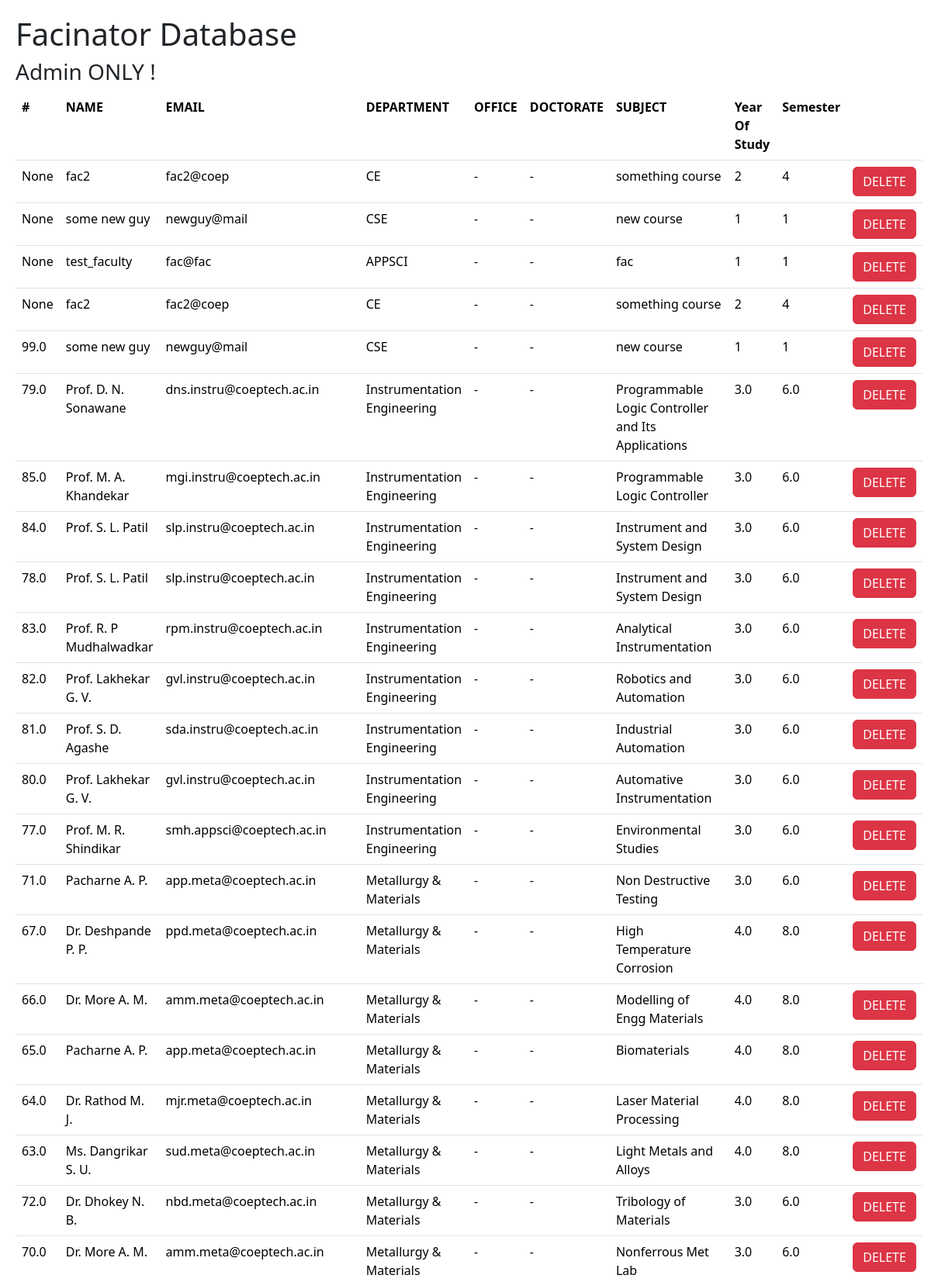
The page /admin (upper part) on the database its author committed.
### tables this page shows
CREATE TABLE `Facinator_MasterDB_Sheet1` (`id`, `faculty_name`, `faculty_email`, `department_name`, `department_id`, `subject_id`, `subject_name`, `year_of_study`, `semester`);

### app.py (the view)
@app.route("/admin")
def alldata():
    con = sqlite3.connect("facinator.db")
    cur = con.cursor()
    cur.execute("SELECT * FROM Facinator_MasterDB_Sheet1")
    data = cur.fetchall();
    con.close()
    return render_template("alldata.html", data =  list(reversed(data)))

### templates/alldata.html (shortened to what this page needs)
<!DOCTYPE html>
<html lang="en">
<head>
    <link href="https://cdn.jsdelivr.net/npm/bootstrap@5.3.3/dist/css/bootstrap.min.css" rel="stylesheet">
</head>
<body>
    <h1>Facinator Database</h1>
    <h3>Admin ONLY !</h3>
    <table class="table">
        <th>#</th>
        <th>NAME</th>
        <th>EMAIL</th>
        <th>DEPARTMENT</th>
        <th>OFFICE</th>
        <th>DOCTORATE</th>
        <th>SUBJECT</th>
        <th>Year Of Study</th>
        <th>Semester</th>
        <th></th>
        {% for i in data %}
        <tr>
            <td>{{ i[0] }}</td>
            <td>{{ i[1] }}</td>
            <td>{{ i[2] }}</td>
            <td>{{ i[3] }}</td>
            <td>-</td>
            <td>-</td>
            <td>{{ i[6] }}</td>
            <td>{{ i[7] }}</td>
            <td>{{ i[8] }}</td>
            <td><form action="{{ url_for('admin_delete') }}"><input type="text" value="{{ i[0] }}" hidden name="admin_delete"><input type="submit" class="btn btn-danger" value="DELETE"></form></td>
        </tr>
        {% endfor %}
    </table>
</body>
</html>

### templates/alldata.html (style rules this page uses)
body { padding: 20px; }

### rows shown on the page
Facinator_MasterDB_Sheet1: i "None", faculty_name "fac2", faculty_email "fac2@coep", department_name "CE", subject_name "something course", year_of_study "2", semester "4"
Facinator_MasterDB_Sheet1: i "None", faculty_name "some new guy", faculty_email "newguy@mail", department_name "CSE", subject_name "new course", year_of_study "1", semester "1"
Facinator_MasterDB_Sheet1: i "None", faculty_name "test_faculty", faculty_email "fac@fac", department_name "APPSCI", subject_name "fac", year_of_study "1", semester "1"
Facinator_MasterDB_Sheet1: i "None", faculty_name "fac2", faculty_email "fac2@coep", department_name "CE", subject_name "something course", year_of_study "2", semester "4"
Facinator_MasterDB_Sheet1: id "99.0", faculty_name "some new guy", faculty_email "newguy@mail", department_name "CSE", subject_name "new course", year_of_study "1", semester "1"
Facinator_MasterDB_Sheet1: id "79.0", faculty_name "Prof. D. N. Sonawane", faculty_email "dns.instru@coeptech.ac.in", department_name "Instrumentation Engineering", subject_name "Programmable Logic Controller and Its Applications", year_of_study "3.0", semester "6.0"
Facinator_MasterDB_Sheet1: id "85.0", faculty_name "Prof. M. A. Khandekar", faculty_email "mgi.instru@coeptech.ac.in", department_name "Instrumentation Engineering", subject_name "Programmable Logic Controller", year_of_study "3.0", semester "6.0"
Facinator_MasterDB_Sheet1: id "84.0", faculty_name "Prof. S. L. Patil", faculty_email "slp.instru@coeptech.ac.in", department_name "Instrumentation Engineering", subject_name "Instrument and System Design", year_of_study "3.0", semester "6.0"
Facinator_MasterDB_Sheet1: id "78.0", faculty_name "Prof. S. L. Patil", faculty_email "slp.instru@coeptech.ac.in", department_name "Instrumentation Engineering", subject_name "Instrument and System Design", year_of_study "3.0", semester "6.0"
Facinator_MasterDB_Sheet1: id "83.0", faculty_name "Prof. R. P Mudhalwadkar", faculty_email "rpm.instru@coeptech.ac.in", department_name "Instrumentation Engineering", subject_name "Analytical Instrumentation", year_of_study "3.0", semester "6.0"
Facinator_MasterDB_Sheet1: id "82.0", faculty_name "Prof. Lakhekar G. V.", faculty_email "gvl.instru@coeptech.ac.in", department_name "Instrumentation Engineering", subject_name "Robotics and Automation", year_of_study "3.0", semester "6.0"
Facinator_MasterDB_Sheet1: id "81.0", faculty_name "Prof. S. D. Agashe", faculty_email "sda.instru@coeptech.ac.in", department_name "Instrumentation Engineering", subject_name "Industrial Automation", year_of_study "3.0", semester "6.0"
Facinator_MasterDB_Sheet1: id "80.0", faculty_name "Prof. Lakhekar G. V.", faculty_email "gvl.instru@coeptech.ac.in", department_name "Instrumentation Engineering", subject_name "Automative Instrumentation", year_of_study "3.0", semester "6.0"
Facinator_MasterDB_Sheet1: id "77.0", faculty_name "Prof. M. R. Shindikar", faculty_email "smh.appsci@coeptech.ac.in", department_name "Instrumentation Engineering", subject_name "Environmental Studies", year_of_study "3.0", semester "6.0"
Facinator_MasterDB_Sheet1: id "71.0", faculty_name "Pacharne A. P.", faculty_email "app.meta@coeptech.ac.in", department_name "Metallurgy & Materials", subject_name "Non Destructive Testing", year_of_study "3.0", semester "6.0"
Facinator_MasterDB_Sheet1: id "67.0", faculty_name "Dr. Deshpande P. P.", faculty_email "ppd.meta@coeptech.ac.in", department_name "Metallurgy & Materials", subject_name "High Temperature Corrosion", year_of_study "4.0", semester "8.0"
Facinator_MasterDB_Sheet1: id "66.0", faculty_name "Dr. More A. M.", faculty_email "amm.meta@coeptech.ac.in", department_name "Metallurgy & Materials", subject_name "Modelling of Engg Materials", year_of_study "4.0", semester "8.0"
Facinator_MasterDB_Sheet1: id "65.0", faculty_name "Pacharne A. P.", faculty_email "app.meta@coeptech.ac.in", department_name "Metallurgy & Materials", subject_name "Biomaterials", year_of_study "4.0", semester "8.0"
Facinator_MasterDB_Sheet1: id "64.0", faculty_name "Dr. Rathod M. J.", faculty_email "mjr.meta@coeptech.ac.in", department_name "Metallurgy & Materials", subject_name "Laser Material Processing", year_of_study "4.0", semester "8.0"
Facinator_MasterDB_Sheet1: id "63.0", faculty_name "Ms. Dangrikar S. U.", faculty_email "sud.meta@coeptech.ac.in", department_name "Metallurgy & Materials", subject_name "Light Metals and Alloys", year_of_study "4.0", semester "8.0"
Facinator_MasterDB_Sheet1: id "72.0", faculty_name "Dr. Dhokey N. B.", faculty_email "nbd.meta@coeptech.ac.in", department_name "Metallurgy & Materials", subject_name "Tribology of Materials", year_of_study "3.0", semester "6.0"
Facinator_MasterDB_Sheet1: id "70.0", faculty_name "Dr. More A. M.", faculty_email "amm.meta@coeptech.ac.in", department_name "Metallurgy & Materials", subject_name "Nonferrous Met Lab", year_of_study "3.0", semester "6.0"
